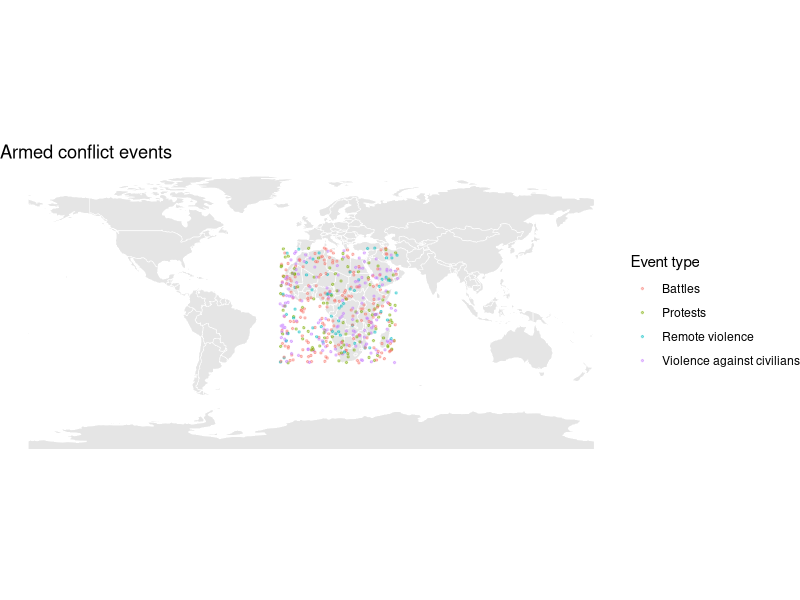
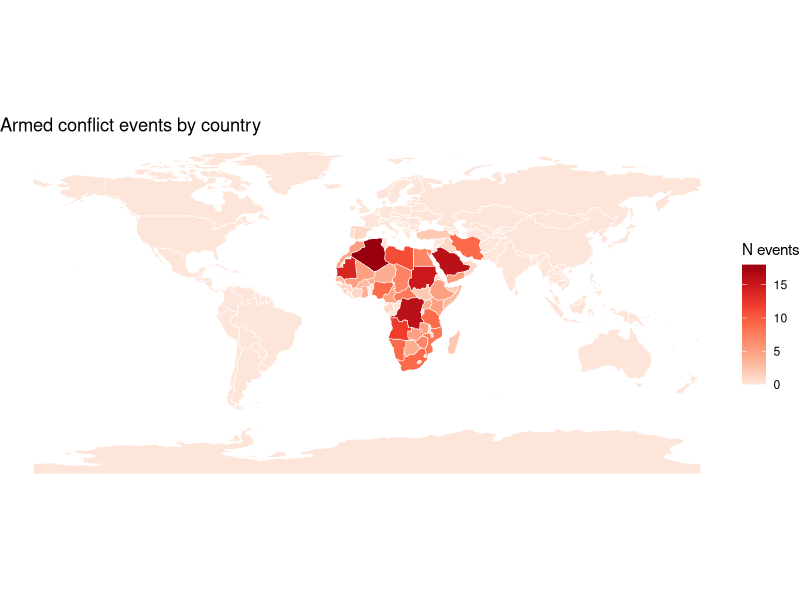
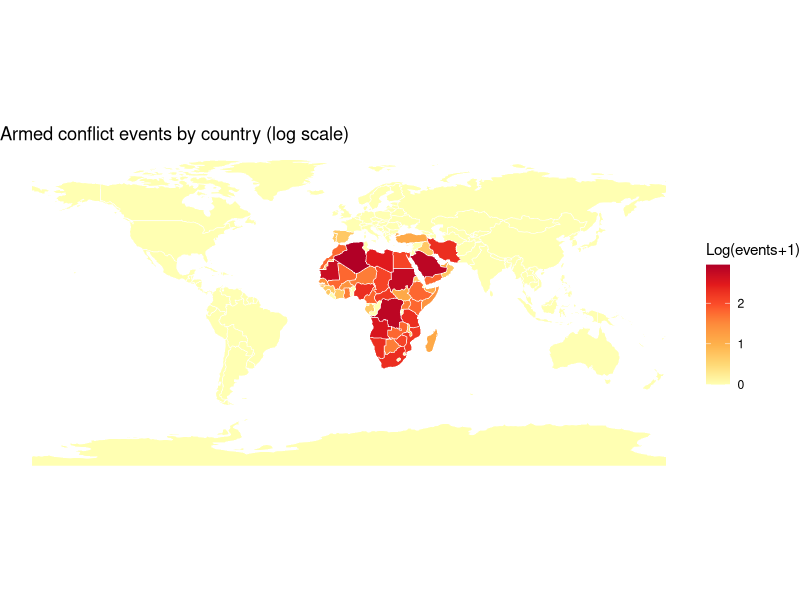
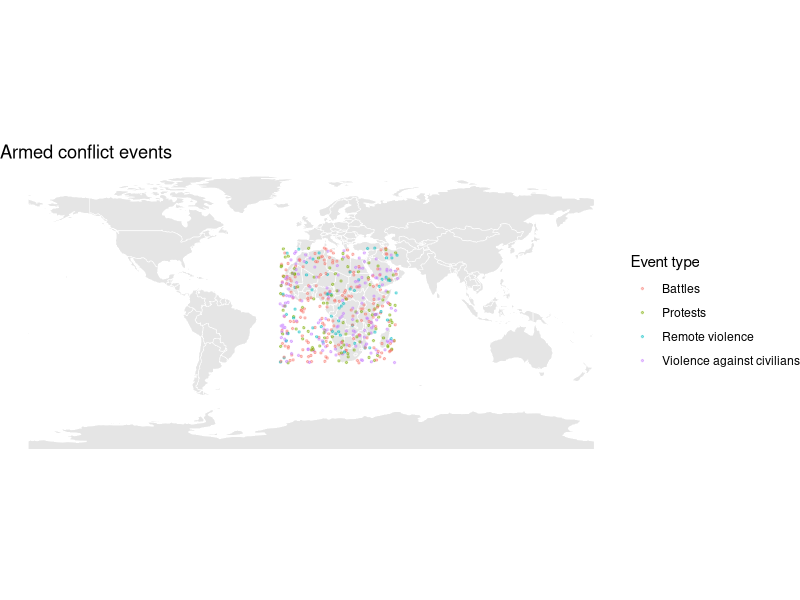
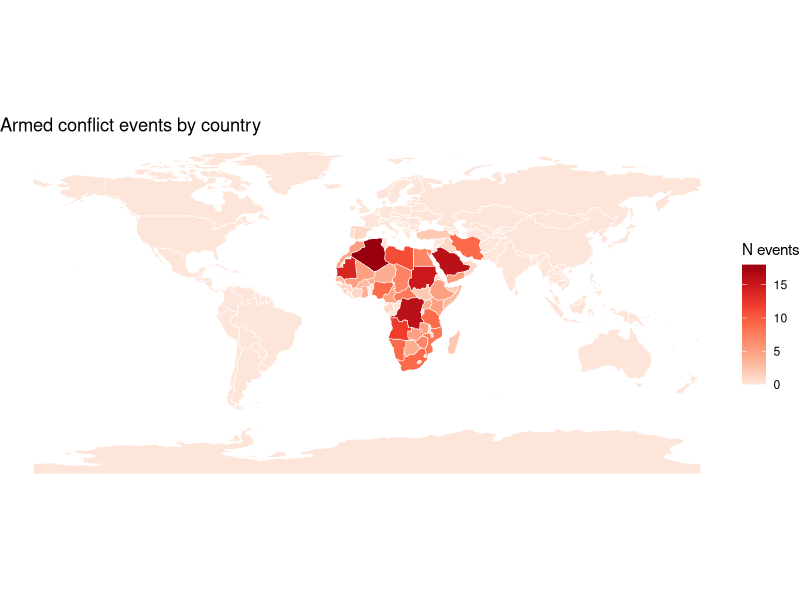
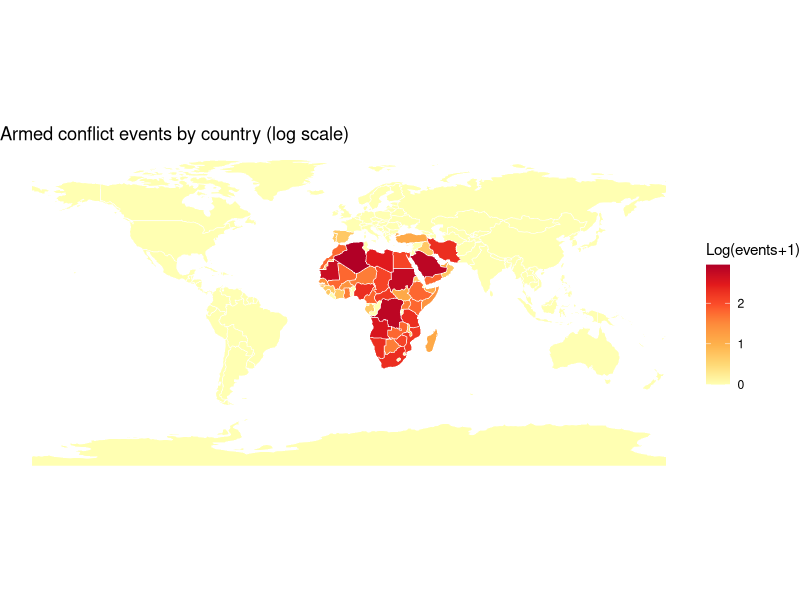

The R script that drew these images, in order:
## ---- chunk 1
knitr::opts_chunk$set(echo = TRUE, warning = FALSE, message = FALSE)
options(stringsAsFactors = FALSE)
## ---- chunk 2
library(sf)
library(spData)
library(dplyr)
library(tidyr)
library(ggplot2)

data(world)
## ---- chunk 3
# NOTE: Replace this block with real data once conflict_events.csv is available.
# Synthetic data for solution demonstration purposes.
set.seed(42)
n = 500
events = data.frame(
  event_id = 1:n,
  year = sample(2018:2022, n, replace = TRUE),
  longitude = runif(n, -20, 55),   # Africa bounding box
  latitude = runif(n, -35, 38),
  fatalities = rpois(n, lambda = 5),
  event_type = sample(c("Battles", "Violence against civilians",
                        "Protests", "Remote violence"), n,
                      replace = TRUE, prob = c(0.4, 0.3, 0.2, 0.1))
)
## ---- chunk 4
events_sf = st_as_sf(events,
                     coords = c("longitude", "latitude"),
                     crs = 4326)

class(events_sf)
st_crs(events_sf)
## ---- chunk 5
nrow(events_sf)
table(events_sf$event_type)
## ---- chunk 6
ggplot() +
  geom_sf(data = world, fill = "grey90", color = "white", linewidth = 0.2) +
  geom_sf(data = events_sf, aes(color = event_type),
          size = 0.5, alpha = 0.4) +
  theme_void() +
  labs(title = "Armed conflict events", color = "Event type")
ggsave("conflict_events_map.pdf", width = 10, height = 5)
## ---- chunk 7
# Verify both objects share the same CRS before joining
st_crs(events_sf) == st_crs(world)

events_joined = st_join(events_sf, world[, c("name_long", "continent", "gdpPercap")])

nrow(events_joined)
nrow(events_sf)
## ---- chunk 8
n_unmatched = sum(is.na(events_joined$name_long))
n_unmatched
round(n_unmatched / nrow(events_joined), 3)
## ---- chunk 9
events_by_country = events_joined %>%
  filter(!is.na(name_long)) %>%
  group_by(name_long) %>%
  summarise(n_events = n(),
            total_fatalities = sum(fatalities, na.rm = TRUE)) %>%
  arrange(desc(n_events))

print(head(st_drop_geometry(events_by_country), 10))
## ---- chunk 10
library(tidyr)

events_by_country_df = st_drop_geometry(events_by_country)

world_conflict = world %>%
  left_join(events_by_country_df, by = "name_long") %>%
  mutate(n_events = replace_na(n_events, 0),
         total_fatalities = replace_na(total_fatalities, 0))

nrow(world_conflict) == nrow(world)
## ---- chunk 11
ggplot(world_conflict) +
  geom_sf(aes(fill = n_events), color = "white", linewidth = 0.2) +
  scale_fill_distiller(palette = "Reds", direction = 1,
                       name = "N events", na.value = "grey80") +
  theme_void() +
  labs(title = "Armed conflict events by country")
ggsave("conflict_by_country.pdf", width = 10, height = 5)
## ---- chunk 12
ggplot(world_conflict) +
  geom_sf(aes(fill = log1p(n_events)), color = "white", linewidth = 0.2) +
  scale_fill_distiller(palette = "YlOrRd", direction = 1,
                       name = "Log(events+1)", na.value = "grey80") +
  theme_void() +
  labs(title = "Armed conflict events by country (log scale)")
ggsave("conflict_log_map.pdf", width = 10, height = 5)
